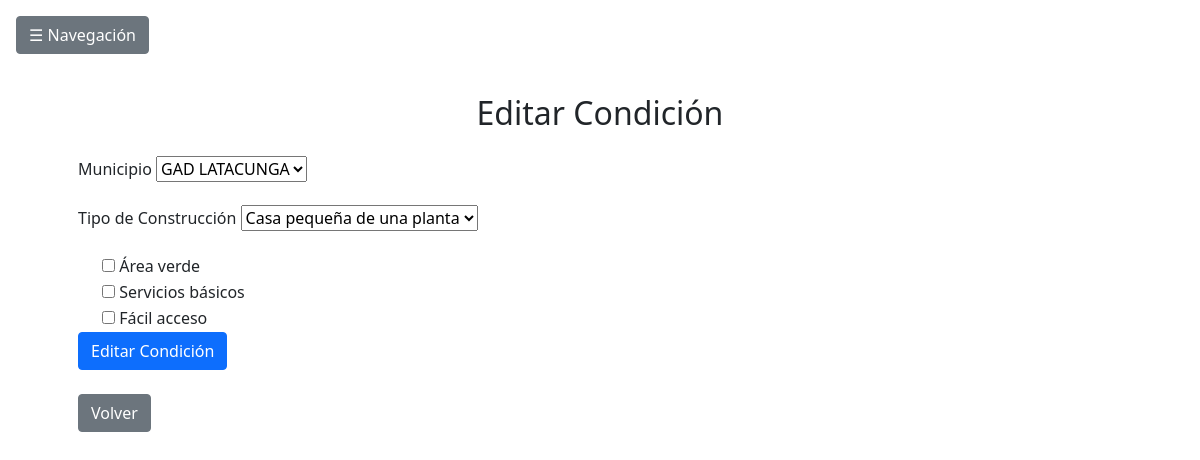
/condiciones/editar/1/, run on the app's committed database.
### Aplicaciones/Permisos/models.py (models this page shows, shortened)
class Condicion(models.Model):
    TIPO_CONSTRUCCION_CHOICES = [
        ("casa_pequena_1p", "Casa pequeña de una planta"),
        ("casa_mediana_1p", "Casa mediana de una planta"),
        ("casa_grande_1p", "Casa grande de una planta"),
        ("casa_pequena_2p", "Casa pequeña de 2 plantas"),
        ("casa_mediana_2p", "Casa mediana de 2 plantas"),
        ("casa_grande_2p", "Casa grande de 2 plantas"),
        ("casa_3p", "Casa de 3 plantas"),
        ("casa_mas_3p", "Casa de +3 plantas"),
        ("local_pequeno_1p", "Local pequeño de 1 planta"),
        ("local_mediano_1p", "Local mediano de 1 planta"),
        ("local_grande_1p", "Local grande de 1 planta"),
        ("local_mediano_2p", "Local mediano de 2 plantas"),
        ("local_grande_2p", "Local grande de 2 plantas"),
        ("local_3p", "Local de 3 plantas"),
        ("local_mas_3p", "Local de +3 plantas"),
        ("zona_recreativa", "Zona recreativa"),
        ("centro_comercial", "Centro comercial"),
        ("gasolinera", "Gasolinera"),
        ("condominio", "Condominio"),
        ("edificio_estado", "Edificio del estado"),
        ("espacios_salud", "Espacios de salud"),
    ]
    municipio = models.ForeignKey(Municipio, on_delete=models.CASCADE, related_name="condiciones")
    tipo_construccion = models.CharField(max_length=50, choices=TIPO_CONSTRUCCION_CHOICES)
    area_verde = models.BooleanField(default=False)
    servicios_basicos = models.BooleanField(default=False)
    facil_acceso = models.BooleanField(default=False)

### Aplicaciones/Permisos/views.py (the view)
# urls.py: path('condiciones/editar/<int:pk>/', views.editar_condicion, name='editar_condicion'),
def editar_condicion(request, pk):
    condicion = get_object_or_404(Condicion, pk=pk)
    if request.method == "POST":
        form = CondicionForm(request.POST, instance=condicion)
        if form.is_valid():
            form.save()
            messages.success(request, "Condición actualizada con éxito.")
            return redirect('listar_condiciones')
        else:
            messages.error(request, "Error al actualizar la condición. Revise los datos.")
    else:
        form = CondicionForm(instance=condicion)
    return render(request, 'condiciones/formulario.html', {'form': form, 'titulo': "Editar Condición"})

### Aplicaciones/Permisos/forms.py
class CondicionForm(forms.ModelForm):
    class Meta:
        model = Condicion
        fields = ['municipio', 'tipo_construccion', 'area_verde', 'servicios_basicos', 'facil_acceso']
        widgets = {
            'municipio': forms.Select(),
            'tipo_construccion': forms.Select(),
            'area_verde': forms.CheckboxInput(),
            'servicios_basicos': forms.CheckboxInput(),
            'facil_acceso': forms.CheckboxInput(),
        }

### Aplicaciones/Permisos/models.py (called while the page is built)
    def __str__(self):
        return self.nombre

### Aplicaciones/Permisos/templates/condiciones/formulario.html (shortened to what this page needs)
{% extends "base.html" %}
{% block content %}
<!DOCTYPE html>
<html lang="es">
<head>
    <link href="https://cdn.jsdelivr.net/npm/bootstrap@5.1.3/dist/css/bootstrap.min.css" rel="stylesheet">
</head>
<body>
    <div class="container mt-4">
        <h2 class="text-center mb-4">{{ titulo }}</h2>
        <form method="POST">
            <div class="mb-3">
                <label for="municipio" class="form-label">Municipio</label>
                {{ form.municipio }}
            </div>
            <div class="mb-3">
                <label for="tipo_construccion" class="form-label">Tipo de Construcción</label>
                {{ form.tipo_construccion }}
            </div>
            <div class="form-check">
                {{ form.area_verde }}
                <label class="form-check-label" for="area_verde">
                    Área verde
                </label>
            </div>
            <div class="form-check">
                {{ form.servicios_basicos }}
                <label class="form-check-label" for="servicios_basicos">
                    Servicios básicos
                </label>
            </div>
            <div class="form-check">
                {{ form.facil_acceso }}
                <label class="form-check-label" for="facil_acceso">
                    Fácil acceso
                </label>
            </div>
            <button type="submit" class="btn btn-primary">{{ titulo }}</button>
        </form>
        <br>
        <a href="{% url 'listar_condiciones' %}" class="btn btn-secondary">Volver</a>
    </div>
</body>
</html>
{% endblock %}

### Aplicaciones/Permisos/templates/base.html (style rules this page uses)
body { overflow-x: hidden; }

### data on the page
Condicion: municipio "GAD LATACUNGA", tipo_construccion "Casa pequeña de una planta"

### other printed values
{{ titulo }} "Editar Condición"
